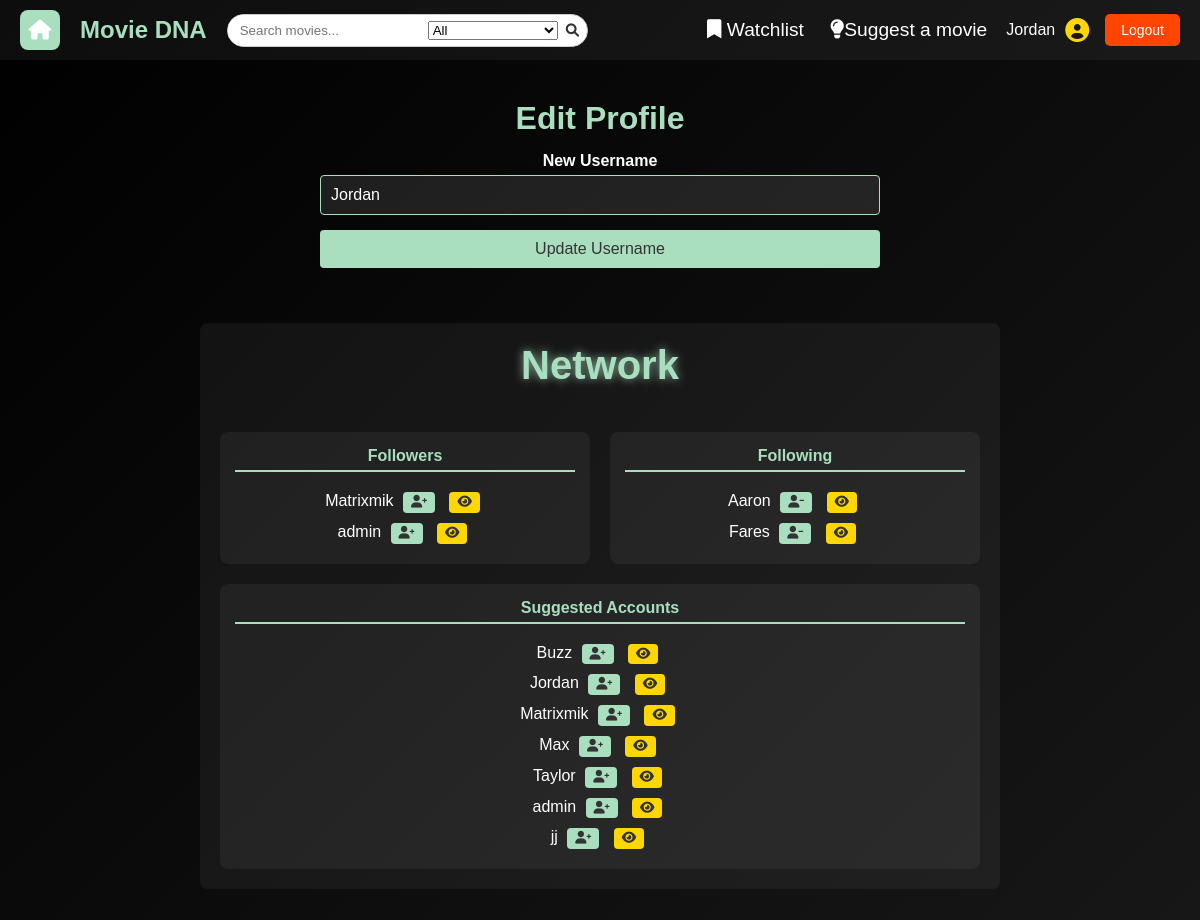
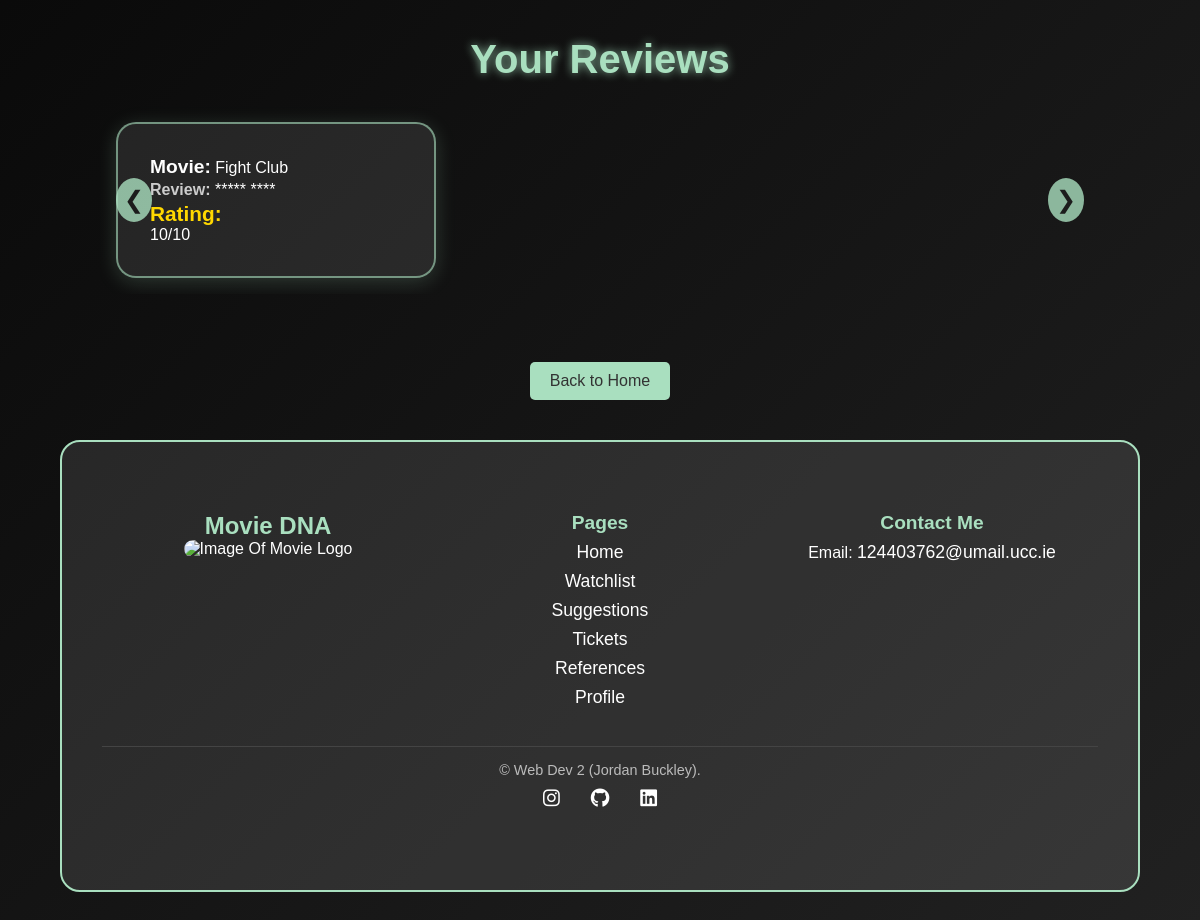
The page /user (signed in) on the database its author committed (2 pictures, top to bottom).
### tables this page shows
CREATE TABLE network (
    follower TEXT NOT NULL,
    following TEXT NOT NULL,
    PRIMARY KEY (follower, following),
    FOREIGN KEY (follower) REFERENCES users(user_id),
    FOREIGN KEY (following) REFERENCES users(user_id)
);

CREATE TABLE users (
    user_id TEXT PRIMARY KEY,
    password TEXT NOT NULL
, is_admin BOOLEAN DEFAULT FALSE);

CREATE TABLE reviews (
    id INTEGER PRIMARY KEY AUTOINCREMENT,
    movie_id INTEGER NOT NULL,
    user TEXT NOT NULL,
    review_text TEXT NOT NULL,
    rating INTEGER NOT NULL CHECK(rating >= 1 AND rating <= 10),
    FOREIGN KEY (movie_id) REFERENCES movies(movie_id)
);

CREATE TABLE movies 
(
    movie_id INTEGER PRIMARY KEY AUTOINCREMENT,
    title TEXT NOT NULL,
    genre TEXT NOT NULL,
    score FLOAT,
    year INTEGER,
    director TEXT,
    description TEXT
, image_path TEXT);

### app.py (the view, shortened to what this page needs)
@app.route('/user', methods=["GET", "POST"])
@login_required
def user():
    db = get_db()
    user_id = session.get("user_id")
    form = UpdateUsernameForm()
    reviews = db.execute("""
        SELECT reviews.*, movies.title
        FROM reviews
        JOIN movies ON reviews.movie_id = movies.movie_id
        WHERE reviews.user = ?
    """, (user_id,)).fetchall()
    all_users = db.execute("SELECT user_id FROM users").fetchall()
    followers = db.execute(
        "SELECT follower FROM network WHERE following = ?",
        (user_id,)
    ).fetchall()
    following = db.execute(
        "SELECT following FROM network WHERE follower = ?",
        (user_id,)
    ).fetchall()
    follower_set = {follower["follower"] for follower in followers}
    following_set = {follow["following"] for follow in following}
    return render_template(
        'user.html',
            form=form,
            reviews=reviews,
            all_users=all_users,
            followers=followers,
            following=following,
            follower_set=follower_set,
            following_set=following_set
    )

### forms.py
class UpdateUsernameForm(FlaskForm):
    username = StringField("New Username", validators=[InputRequired()])
    submit = SubmitField("Update Username")

### app.py (called while the page is built)
@app.before_request
def load_logged_in_user():
    g.user = session.get("user_id")
    g.is_admin = session.get("is_admin", False)

def login_required(view):
    @wraps(view)
    def wrapped_view(*args, **kwargs):
        if g.user is None:
            return(redirect(url_for("login", next=request.url)))
        return view(*args, **kwargs)
    return wrapped_view

### database.py (called while the page is built)
def get_db():
    if "db" not in g:
        g.db = sqlite3.connect(DATABASE,
                                detect_types=sqlite3.PARSE_DECLTYPES
                        )
        g.db.row_factory = sqlite3.Row
    return g.db

### templates/user.html (shortened to what this page needs)
{% extends "base.html" %}
{% block styles %}
    <link rel="stylesheet" href="{{ url_for('static', filename='users.css') }}">
{% endblock %}
{% block main_content %}
    <section id="edit-profile">
        <h2>Edit Profile</h2>
        <form action="{{ url_for('user') }}" method="POST">
            <section class="form-group">
                <label for="username-input">{{ form.username.label }}</label>
                {{ form.username(size=32, value=session['user_id'], id="username-input") }}
            </section>
            <section class="form-group">
                {{ form.submit(id="submit-button") }}
            </section>
        </form>
    </section>
    <section id="network">
        <h3>Network</h3>
        <section id="network-columns">
            <section id="follower-page">
                <h4>Followers</h4>
                <ul>
                    {% for follower in followers %}
                        <li>
                            {{ follower.follower }}
                            {% if follower.follower != session["user_id"] %}
                                {% if follower.follower in following_set %}
                                    <p>(Following)</p>
                                    <a href="{{ url_for('unfollow_user', username=follower.follower) }}" class="btn"><i class="fa-solid fa-user-minus"></i></a>
                                {% else %}
                                    <a href="{{ url_for('follow_user', username=follower.follower) }}" class="btn"><i class="fa-solid fa-user-plus"></i></a>
                                {% endif %}
                                <a href="{{ url_for('user_profile', username=follower.follower) }}" class="btn view-profile-btn"><i class="fa-solid fa-eye"></i></a>
                            {% endif %}
                        </li>
                    {% else %}
                        <li>No followers yet.</li>
                    {% endfor %}
                </ul>
            </section>
            <section id="network-page">
                <h4>Following</h4>
                <ul>
                    {% for follow in following %}
                        <li>
                            {{ follow.following }}
                            {% if follow.following != session["user_id"] %}
                                <a href="{{ url_for('unfollow_user', username=follow.following) }}" class="btn"><i class="fa-solid fa-user-minus"></i></a>
                                <a href="{{ url_for('user_profile', username=follow.following) }}" class="btn view-profile-btn"><i class="fa-solid fa-eye"></i></a>
                            {% endif %}
                        </li>
                    {% else %}
                        <li>Not following anyone yet.</li>
                    {% endfor %}
                </ul>
            </section>
        </section>
        <section id="suggestion">
            <h4>Suggested Accounts</h4>
            <ul>
                {% for user in all_users %}
                    {% if user.user_id not in following_set %}
                        <li>
                            {{ user.user_id }}
                            <a href="{{ url_for('follow_user', username=user.user_id) }}" class="btn"><i class="fa-solid fa-user-plus"></i></a>
                            <a href="{{ url_for('user_profile', username=user.user_id) }}" class="btn view-profile-btn"><i class="fa-solid fa-eye"></i></a>
                        </li>
                    {% endif %}
                {% else %}
                    <li>No other users found.</li>
                {% endfor %}
            </ul>
        </section>
    </section>
    <section id="user-reviews">
        <h3>Your Reviews</h3>
        <section class="carousel-container">
            <button class="carousel-button prev" onclick="scrollReviews(-320)">&#10094;</button>
            {% if reviews %}
                <ul id="reviews-list">
                    {% for review in reviews %}
                        <li class="review-item">
                            <strong class="review-movie">Movie:</strong> {{ review.title }}<br>
                            <strong class="review-text">Review:</strong> {{ review.review_text }}<br>
                            <strong class="review-rating">Rating:</strong> {{ review.rating }}/10
                        </li>
                    {% endfor %}
                </ul>
            {% else %}
                <p id="no-reviews-message">You haven't written any reviews yet.</p>
            {% endif %}
            <button class="carousel-button next" onclick="scrollReviews(320)">&#10095;</button>
        </section>
    </section>
    <a href="{{ url_for('index') }}" class="back-button">Back to Home</a>
{% endblock %}

### static/styles.css (style rules this page uses)
* { margin: 0; padding: 0; box-sizing: border-box; }
body { font-family: 'Arial', sans-serif; background: linear-gradient(-45deg, #0f0f0f, #1c1c1c, #2c2c2c, #000000); background-size: 400% 400%; animation: movingBackground 10s ease infinite; color: white; text-align: center; min-height: 100vh; display: flex; flex-direction: column; }
.btn { display: inline-block; padding: 10px 20px; background: #A9DFBF; color: #333; text-decoration: none; font-size: 1rem; border-radius: 5px; transition: background 0.3s ease, transform 0.2s ease; margin: 5px; text-align: center; font-weight: bold; }
.back-button { display: inline-block; margin-top: 20px; padding: 10px 20px; background: #A9DFBF; color: #333; text-decoration: none; border-radius: 5px; transition: background 0.3s ease; }

### static/users.css (style rules this page uses)
#edit-profile { max-width: 600px; margin: 20px auto; padding: 20px; }
#edit-profile h2 { color: #A9DFBF; margin-bottom: 15px; font-size: 2rem; text-align: center; }
section.form-group { margin-bottom: 15px; }
section.form-group label { display: block; font-weight: bold; margin-bottom: 5px; color: white; }
section.form-group input[type="text"] { width: 100%; padding: 10px; border: 1px solid #A9DFBF; border-radius: 4px; background: rgba(255, 255, 255, 0.1); color: white; font-size: 1rem; transition: border-color 0.3s ease; }
#submit-button { background: #A9DFBF; color: #333; padding: 10px 20px; border: none; border-radius: 4px; font-size: 1rem; cursor: pointer; transition: background 0.3s ease, transform 0.3s ease; width: 100%; }
#network { max-width: 800px; margin: 20px auto; padding: 20px; background: rgba(255, 255, 255, 0.05); border-radius: 8px; display: flex; flex-direction: column; gap: 20px; }
#network h3 { font-size: 2.5rem; font-weight: bold; margin-bottom: 1.5rem; color: #A9DFBF; text-shadow: 0px 0px 10px rgba(169, 223, 191, 0.8); }
#network-columns { display: flex; gap: 20px; }
#follower-page, #network-page { flex: 1; background: rgba(255, 255, 255, 0.05); padding: 15px; border-radius: 8px; }
#follower-page h4, #network-page h4 { color: #A9DFBF; border-bottom: 2px solid #A9DFBF; padding-bottom: 5px; margin-bottom: 15px; }
#suggestion { text-align: center; background: rgba(255, 255, 255, 0.05); padding: 15px; border-radius: 8px; }
#suggestion h4 { color: #A9DFBF; border-bottom: 2px solid #A9DFBF; padding-bottom: 5px; margin-bottom: 15px; }
ul { list-style-type: none; padding: 0; }
.btn { background: #A9DFBF; color: #333; padding: 4px 8px; border: none; border-radius: 4px; font-size: 0.8rem; cursor: pointer; transition: background 0.3s ease, transform 0.3s ease; text-decoration: none; display: inline-flex; align-items: center; gap: 4px; }
.btn i { font-size: 0.8rem; }
.view-profile-btn { background: #FFD700; }
#user-reviews { padding: 3rem 1rem; text-align: center; }
#user-reviews h3 { font-size: 2.5rem; font-weight: bold; margin-bottom: 1.5rem; color: #A9DFBF; text-shadow: 0px 0px 10px rgba(169, 223, 191, 0.8); }
.carousel-container { position: relative; max-width: 1000px; margin: 0 auto; overflow: hidden; }
#reviews-list { display: flex; gap: 1.5rem; overflow-x: auto; scroll-behavior: smooth; padding: 1rem; }
.carousel-button { position: absolute; top: 50%; transform: translateY(-50%); background: rgba(169, 223, 191, 0.8); border: none; border-radius: 50%; color: #1c1c1c; font-size: 1.5rem; padding: 0.5rem; cursor: pointer; transition: background 0.3s ease, transform 0.3s ease; z-index: 10; }
.carousel-button.prev { left: 1rem; }
.carousel-button.next { right: 1rem; }
.review-item { background: rgba(255, 255, 255, 0.1); border: 2px solid rgba(169, 223, 191, 0.6); border-radius: 1.25rem; padding: 2rem; text-align: left; width: 320px; flex: 0 0 auto; box-shadow: 0px 4px 20px rgba(169, 223, 191, 0.2); transition: transform 0.3s ease, box-shadow 0.3s ease; cursor: pointer; }
.review-movie { font-size: 1.2rem; font-weight: bold; color: white; margin-bottom: 0.5rem; }
.review-text { font-size: 1rem; line-height: 1.5; color: #ccc; margin-bottom: 1rem; }
.review-rating { font-size: 1.3rem; color: #FFD700; display: flex; align-items: center; gap: 0.25rem; }

### rows shown on the page
network: follower "Matrixmik"
network: follower "admin"
network: following "Aaron"
network: following "Fares"
users: user_id "Buzz"
users: user_id "Jordan"
users: user_id "Matrixmik"
users: user_id "Max"
users: user_id "Taylor"
users: user_id "admin"
users: user_id "jj"
reviews: title "Fight Club", review_text "***** ****", rating "10"

### other values the page prints
{{ session['user_id'] }} "Jordan"
